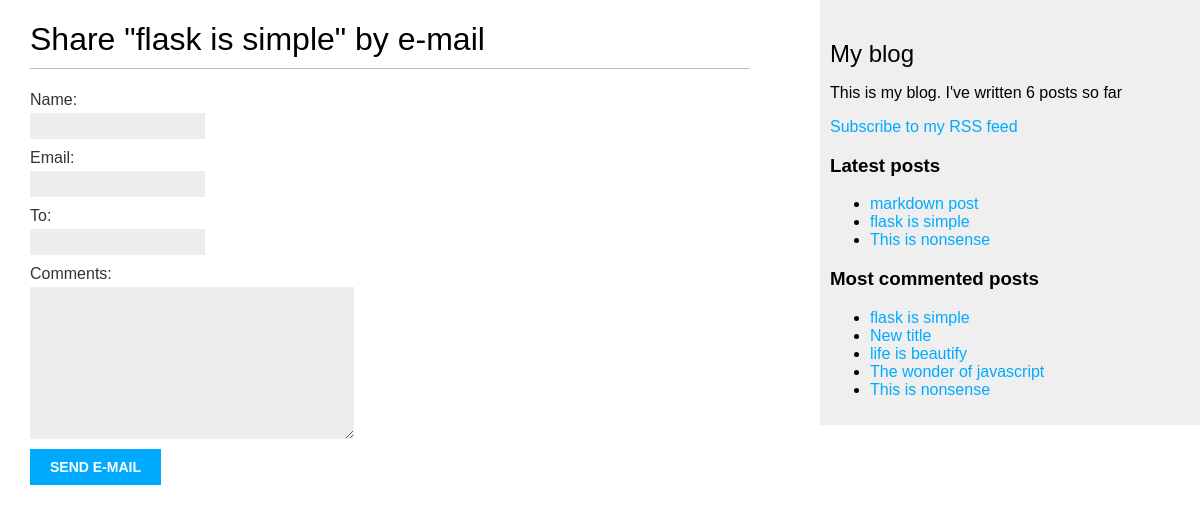
The page /blog/7/share/ on the database its author committed.
### blog/models.py (models this page shows, shortened)
class Post(models.Model):
    class Status(models.TextChoices):
        DRAFT = 'DF', 'Draft'
        PUBLISHED = 'PB', 'Published'
    title = models.CharField(max_length=250)
    slug = models.SlugField(max_length=250, unique_for_date='publish')
    author = models.ForeignKey(
        settings.AUTH_USER_MODEL,
        on_delete=models.CASCADE,
        related_name='blog_posts'
    )
    body = models.TextField()
    publish = models.DateTimeField(default=timezone.now)
    created = models.DateTimeField(auto_now_add=True)
    updated = models.DateTimeField(auto_now=True)
    status = models.CharField(
        max_length=2,
        choices=Status,
        default=Status.DRAFT
    )
    objects = models.Manager() # The default manager.
    published = PublishedManager() # Our custom manager
    tags = TaggableManager()
    class Meta:
        ordering = ['-publish']
        indexes = [
            models.Index(fields=['-publish']),
        ]
    """
    The reverse() function will build the URL dynamically using the URL name defined
    in the URL paterns. We have used the blog namespace followed by a colon and
    the post_detail URL name. Remeber that the blog namespace is defined in the
    main urls.py file of the project when including the URL
    patterns from blog.urls. The post_detail URL is defined in the urls.py file of the blog application.mt
    """
    def get_absolute_url(self):
        return reverse(
            'blog:post_detail',
            args=[
                self.publish.year,
                self.publish.month,
                self.publish.day,
                self.slug]
        )

### blog/views.py (the view)
# urls.py: path('<int:post_id>/share/', views.post_share, name='post_share'),
def post_share(request, post_id):
    post = get_object_or_404(
        Post,
        id=post_id,
        status=Post.Status.PUBLISHED
    )
    sent = False
    if request.method == 'POST':
        form = EmailPostForm(request.POST)
        if form.is_valid():
            cd = form.cleaned_data
            post_url = request.build_absolute_uri(
                post.get_absolute_url()
            )
            subject = (
                f"{cd['name']} ({cd['email']}) "
                f"recommends you read {post.title}"
            )
            message = (
                f"Read {post.title} at {post_url}\n\n"
                f"{cd['name']}\'s comments: {cd['comments']}"
            )
            send_mail(
                subject=subject,
                message=message,
                from_email=None,
                recipient_list=[cd['to']]
            )
            sent = True
    else:
        form = EmailPostForm()
    return render(request, 'blog/post/share.html', {'post': post, 'form': form, 'sent': sent})

### blog/forms.py
class EmailPostForm(forms.Form):
    name = forms.CharField(max_length=25)
    email = forms.EmailField()
    to = forms.EmailField()
    comments = forms.CharField(
        required=False,
        widget=forms.Textarea
    )

### blog/models.py (called while the page is built)
    def get_queryset(self):
        return (
            super().get_queryset().filter(status=Post.Status.PUBLISHED)
        )

### blog/templatetags/blog_tags.py (called while the page is built)
@register.simple_tag
def total_posts():
    return Post.published.count()

@register.inclusion_tag('blog/post/latest_posts.html')
def show_latest_posts(count=5): # The counts specifies the number of posts to display
    latest_posts = Post.published.order_by('-publish')[:count]
    return {'latest_posts': latest_posts}

@register.simple_tag
def get_most_commented_posts(count=5):
    return Post.published.annotate(
        total_comments=Count('comments')
    ).order_by('-total_comments')[:count]

### blog/templates/blog/post/share.html (shortened to what this page needs)
{% extends "blog/base.html" %}
{% block content %}
 {% if sent %}
 <h1>E-mail successfully sent</h1>
 <p>
 "{{ post.title }}" was successfully sent to {{ form.cleaned_data.to }}.
 </p>
 {% else %}
 <h1>Share "{{ post.title }}" by e-mail</h1>
 <form method="post">
 {{ form.as_p }}
  <input type="submit" value="Send e-mail">
 </form>
 {% endif %}
{% endblock %}

### blog/templates/blog/base.html (shortened to what this page needs)
{% load blog_tags %}
{% load static %}
<!DOCTYPE html>
<html>
<head>
 <link href="{% static "css/blog.css" %}" rel="stylesheet">
</head>
<body>
    <div id="content">
        {% block content %}
        {% endblock %}
    </div>
    <div id="sidebar">
       <h2>My blog</h2>
       <p>This is my blog. I've written {% total_posts %} posts so far</p>
       <p>
         <a href="{% url "blog:post_feed" %}">Subscribe to my RSS feed</a>
       </p>
       <h3>Latest posts</h3>
       {% show_latest_posts 3 %}
       <h3>Most commented posts</h3>
       {% get_most_commented_posts as most_commented_posts %}
       <ul>
         {% for post in most_commented_posts %}
           <li>
             <a href="{{ post.get_absolute_url }}">{{ post.title }}</a>
           </li>
         {% endfor %}
       </ul>
    </div>
</body>
</html>

### blog/templates/blog/post/latest_posts.html
<ul>
  {% for post in latest_posts %}
  <li>
    <a href="{{ post.get_absolute_url }}">{{ post.title }}</a>
  </li>
  {% endfor %}
</ul>

### blog/static/css/blog.css (style rules this page uses)
body { margin:0; padding:0; font-family:helvetica, sans-serif; }
a { color:#00abff; text-decoration:none; }
h1 { font-weight:normal; border-bottom:1px solid #bbb; padding:0 0 10px 0; }
h2 { font-weight:normal; margin:30px 0 0; }
#content { float:left; width:60%; padding:0 0 0 30px; }
#sidebar { float:right; width:30%; padding:10px; background:#efefef; height:100%; }
label { float:left; clear:both; color:#333; margin-bottom:4px; }
input, textarea { clear:both; float:left; margin:0 0 10px; background:#ededed; border:0; padding:6px 10px; font-size:12px; }
input[type=submit] { font-weight:bold; background:#00abff; color:#fff; padding:10px 20px; font-size:14px; text-transform:uppercase; }

### rows shown on the page
Post: title "flask is simple"
Post: title "markdown post"
Post: title "This is nonsense"
Post: title "New title"
Post: title "life is beautify"
Post: title "The wonder of javascript"
